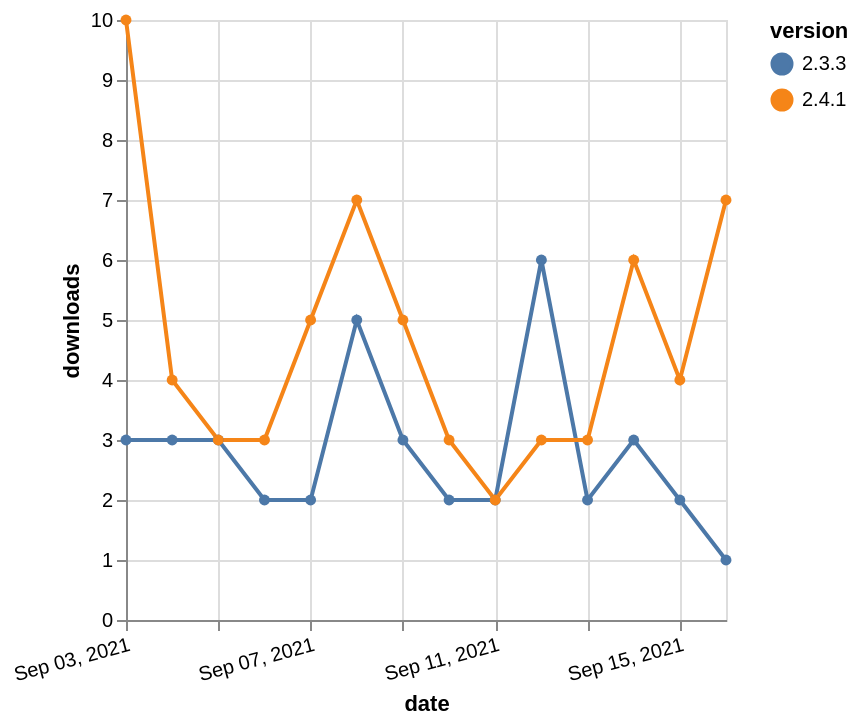

Vega-Lite specification for this chart:
### Vega-Lite specification from a JSON file in a GitHub repository (floating-point values rounded to 4 significant figures)
{"$schema": "https://vega.github.io/schema/vega-lite/v5.json", "description": "A simple bar chart with embedded data.", "data": {"values": [{"date": "2021-09-03", "total": 3243, "delta": 3, "version": "2.3.3"}, {"date": "2021-09-04", "total": 3246, "delta": 3, "version": "2.3.3"}, {"date": "2021-09-05", "total": 3249, "delta": 3, "version": "2.3.3"}, {"date": "2021-09-06", "total": 3251, "delta": 2, "version": "2.3.3"}, {"date": "2021-09-07", "total": 3253, "delta": 2, "version": "2.3.3"}, {"date": "2021-09-08", "total": 3258, "delta": 5, "version": "2.3.3"}, {"date": "2021-09-09", "total": 3261, "delta": 3, "version": "2.3.3"}, {"date": "2021-09-10", "total": 3263, "delta": 2, "version": "2.3.3"}, {"date": "2021-09-11", "total": 3265, "delta": 2, "version": "2.3.3"}, {"date": "2021-09-12", "total": 3271, "delta": 6, "version": "2.3.3"}, {"date": "2021-09-13", "total": 3273, "delta": 2, "version": "2.3.3"}, {"date": "2021-09-14", "total": 3276, "delta": 3, "version": "2.3.3"}, {"date": "2021-09-15", "total": 3278, "delta": 2, "version": "2.3.3"}, {"date": "2021-09-16", "total": 3279, "delta": 1, "version": "2.3.3"}, {"date": "2021-09-03", "total": 2961, "delta": 10, "version": "2.4.1"}, {"date": "2021-09-04", "total": 2965, "delta": 4, "version": "2.4.1"}, {"date": "2021-09-05", "total": 2968, "delta": 3, "version": "2.4.1"}, {"date": "2021-09-06", "total": 2971, "delta": 3, "version": "2.4.1"}, {"date": "2021-09-07", "total": 2976, "delta": 5, "version": "2.4.1"}, {"date": "2021-09-08", "total": 2983, "delta": 7, "version": "2.4.1"}, {"date": "2021-09-09", "total": 2988, "delta": 5, "version": "2.4.1"}, {"date": "2021-09-10", "total": 2991, "delta": 3, "version": "2.4.1"}, {"date": "2021-09-11", "total": 2993, "delta": 2, "version": "2.4.1"}, {"date": "2021-09-12", "total": 2996, "delta": 3, "version": "2.4.1"}, {"date": "2021-09-13", "total": 2999, "delta": 3, "version": "2.4.1"}, {"date": "2021-09-14", "total": 3005, "delta": 6, "version": "2.4.1"}, {"date": "2021-09-15", "total": 3009, "delta": 4, "version": "2.4.1"}, {"date": "2021-09-16", "total": 3016, "delta": 7, "version": "2.4.1"}]}, "width": "container", "mark": {"type": "line", "point": {"filled": true}}, "encoding": {"x": {"field": "date", "type": "temporal", "timeUnit": "yearmonthdate", "title": "date", "axis": {"labelAngle": -15}}, "y": {"field": "delta", "type": "quantitative", "title": "downloads"}, "color": {"field": "version", "type": "nominal"}, "tooltip": {"field": "delta"}}}
